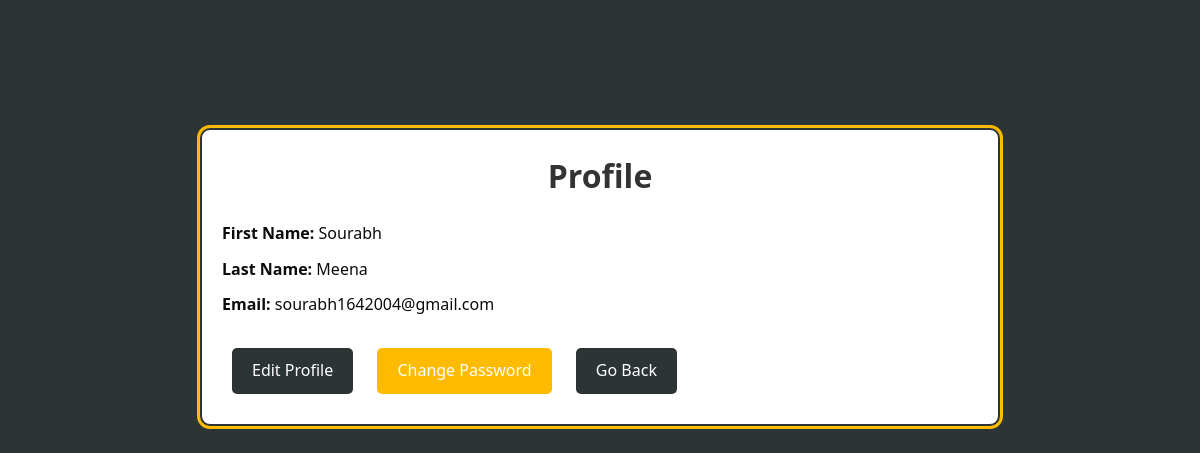
The page /accounts/profile/1/ on the database its author committed.
### useraccount/models.py (models this page shows)
class User(models.Model):
    first_name=models.CharField(max_length=100)
    last_name=models.CharField(max_length=100)
    email=models.EmailField(unique=True)
    password=models.CharField(max_length=100)

### useraccount/views.py (the view)
# urls.py: path('profile/<int:user_id>/', views.profile, name='profile'),
def profile(request,user_id):
    user = User.objects.get(id=user_id)
    return render(request, 'profile.html', {'user': user})

### templates/profile.html (shortened to what this page needs)
<!DOCTYPE html>
<html lang="en">
<head>
    <link rel="stylesheet" href="/static/css/profile.css">
</head>
<body>
    <div class="profile-container">
        <div class="profile-header">
            <h1>Profile</h1>
        </div>
        <div class="profile-info">
            <p><strong>First Name:</strong> {{ user.first_name }} </p>
            <p><strong>Last Name:</strong> {{ user.last_name }}</p>
            <p><strong>Email:</strong> {{ user.email }}</p>
        <div class="profile-actions">
            <a href="{% url 'editprofile' user.id %}" class="edit-profile-btn">Edit Profile</a>
            <a href="{% url 'changepassword' user.id %}" class="go-back-btn">Change Password</a>
            <a href="{% url 'afterlogin' user.id %}" class="edit-profile-btn">Go Back</a>
        </div>
    </div>
</body>
</html>

### static/css/profile.css (style rules this page uses)
* { box-sizing: border-box; margin: 0; padding: 0; }
body { font-family: 'Segoe UI', Tahoma, Geneva, Verdana, sans-serif; background-color: #2d3436; color: #333; line-height: 1.6; }
.profile-container { max-width: 800px; margin: 40px auto; padding: 20px; margin-top: 128px; background-color: #fff; border: 2px solid #2d3436; border-radius: 10px; box-shadow: 0 0 0 3px #ffbb00; }
.profile-header { text-align: center; margin-bottom: 20px; }
.profile-info p { margin-bottom: 10px; color: #0b0b0b; }
.edit-profile-btn , .go-back-btn { display: inline-block; margin: 10px; padding: 10px 20px; border: none; border-radius: 5px; cursor: pointer; color: #fff; text-decoration: none; }
.edit-profile-btn { background-color: #2d3436; }
.go-back-btn { background-color: #ffbb00; }

### rows shown on the page
User: first_name "Sourabh", last_name "Meena", email "sourabh1642004@gmail.com"
